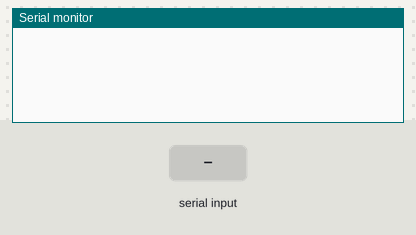
A sketch run on a simulated Arduino Uno, built with avr-gcc and run on an emulated ATmega328P. Parts: the last lines printed to the serial monitor. Inputs (shaded band) come from the test bench. No radio packets arrive unless stated.

Above: at 1.2 s.
1.3 s: "A90\n" received over Serial
At 2.5 s:
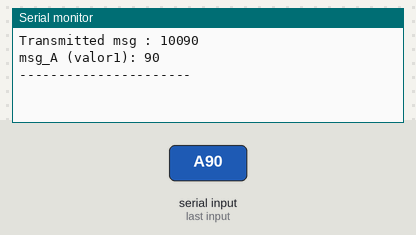
2.8 s: "B90\n" received over Serial
At 3.7 s:
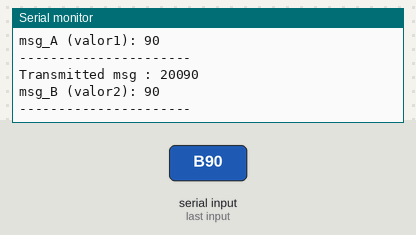

Measured:
- after the input at 1.3 s, the serial monitor: prints a new line at once (image 1)
- after the input at 2.8 s, the serial monitor: prints a new line at once (image 2)

The sketch:

emissor_v2.ino
```cpp
//Adding Libraries

#include <SPI.h>       // to handle the communication interface with the modem
#include <nRF24L01.h>  // to handle this particular modem driver
#include <RF24.h>      // the library which helps us to control the radio modem

RF24 radio(9, 10);                // Creating instance 'radio'  ( CE , CSN )   CE -> D9 | CSN -> D10
const byte Address[6] = "00001";  // Address to which data to be transmitted

char msg, buffer[5];
int NBytes;
int dados;


void setup() {
  Serial.begin(9600);
  radio.begin();                   // Activate the modem
  radio.openWritingPipe(Address);  // Sets the address of transmitter to which program will send the data
  radio.setPALevel(RF24_PA_MIN);   //???
  radio.stopListening();           // Setting modem in transmission mode
}

void loop() {

  if (Serial.available()) {

    msg = Serial.read();

    if (msg == 'A') {

      NBytes = Serial.readBytesUntil('\r\n', buffer, 5);

      dados = 10000 + atoi(buffer);

      radio.write(&dados, sizeof(dados)); // Sending data over NRF 24L01
      Serial.print("Transmitted msg : ");
      Serial.println(dados);

      Serial.print("msg_A (valor1): ");
      Serial.println(dados - 10000);
      Serial.println("----------------------");
    }

    if (msg == 'B') {

      NBytes = Serial.readBytesUntil('\r\n', buffer, 5);

      dados = 20000 + atoi(buffer);

      radio.write(&dados, sizeof(dados)); // Sending data over NRF 24L01
      Serial.print("Transmitted msg : ");
      Serial.println(dados);

      Serial.print("msg_B (valor2): ");
      Serial.println(dados - 20000);
      Serial.println("----------------------");
    }
  }
}
```
